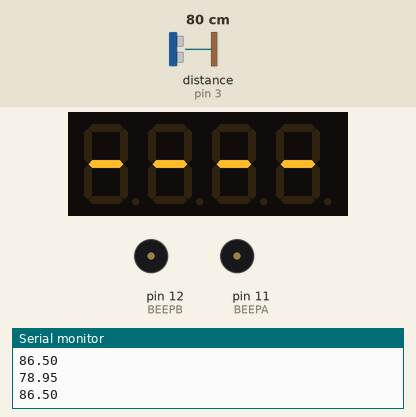
Recording of a sketch running on a simulated Arduino Uno, built with avr-gcc and run on an emulated ATmega328P. Parts: 4-digit seven-segment display, buzzer (waves = sounding, pin HIGH), the last lines printed to the serial monitor. Wiring (inferred from the names in the program): ultrasonic range finder: trigger pin 2; echo pin 3. The test bench sets the inputs (shaded band); at power-on: distance to the obstacle (sensor on pin 3) 80 cm. The echo pulse lasts 58.3 µs per cm; pins used as bus, display or sensor lines are not drawn.

Above: at 3.0 s.
3.1 s: distance to the obstacle (sensor on pin 3) set to 2 cm
At 4.4 s:
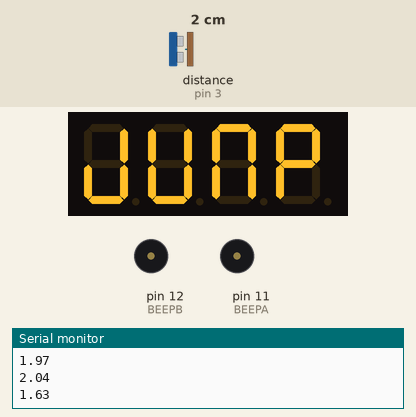
5.1 s: distance to the obstacle (sensor on pin 3) set to 60 cm
At 5.49 s:
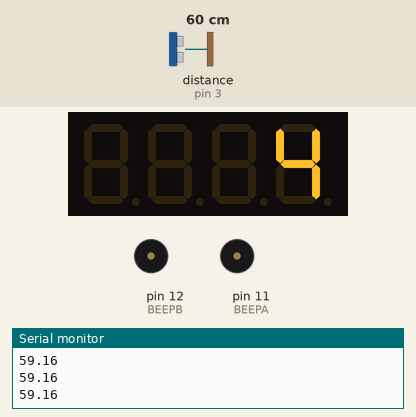
7.7 s: distance to the obstacle (sensor on pin 3) set to 9 cm
At 14.59 s:
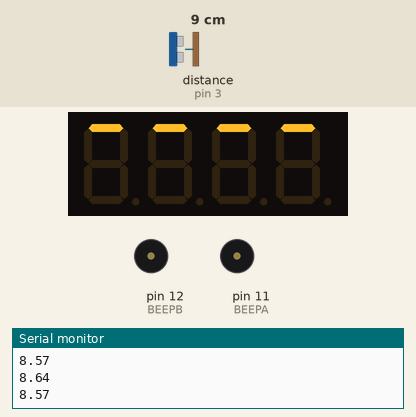
Timing chart, 0 to 15.8 s (numbered marks = the images above; inputs shaded):
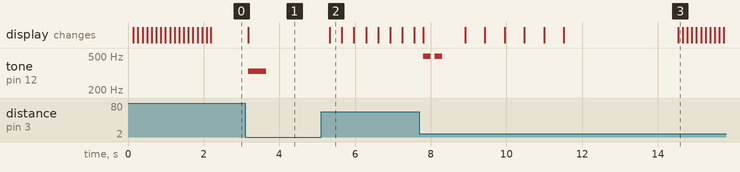

Measured:
- after the input at 3.1 s, tone on pin 12 (BEEPB): silent → 332 Hz after 0.07 s, → silent 0.48 s later; the display: changes after 0.07 s (image 1)
- after the input at 5.1 s, the display: changes after 0.23 s (image 2)
- after the input at 7.7 s, tone on pin 12 (BEEPB): alternates 496 Hz for 0.20 s and silent for 0.10 s, 4 changes in all, then stays silent, starting after 0.11 s

The sketch:

B_VERT_V4.ino
```cpp
#include <Arduino.h>
#include <TM1637Display.h>

#define TRIG 2
#define ECHO 3
#define DIO 8
#define CLK 9
#define BEEPA 11
#define BEEPB 12

#define FPS 20000UL
#define demasiado_lejos 3000UL // Tiempo mínimo que debe durar el pulso para considerar que la persona está en el aire, en microsegundos
#define dist_min 300UL // Tiempo mínimo que debe durar el pulso para considerar que no es un rebote interno, en microsegundos
#define muestras_para_salto 20
#define muestras_para_caida 2
#define muestras_para_informar muestras_para_caida
//#define cinco_cm_salto 300UL // Tiempo mínimo que debe durar el salto para evitar errores grandes, en microsegundos
//#define tiempo_presencia_ausencia 10000UL // Tiempo que debe pasar para considerar que la persona saltó o aterrizó, en microsegundos

typedef enum {
    REINICIANDO,
    LISTO,
    CONTANDO,
    TERMINADO
} maquina_estados;

const uint8_t JUMP[] = {
    SEG_D | SEG_E | SEG_B | SEG_C,
    SEG_D | SEG_E | SEG_B | SEG_C | SEG_F,
    SEG_A | SEG_E | SEG_B | SEG_C | SEG_F,
    SEG_A | SEG_E | SEG_B | SEG_G | SEG_F,
};

const uint8_t GUION[] = {SEG_G, SEG_G, SEG_G, SEG_G};

const uint8_t A[] = {SEG_A, SEG_A, SEG_A, SEG_A};
const uint8_t B[] = {SEG_B, SEG_B, SEG_B, SEG_B};
const uint8_t C[] = {SEG_C, SEG_C, SEG_C, SEG_C};
const uint8_t D[] = {SEG_D, SEG_D, SEG_D, SEG_D};
const uint8_t E[] = {SEG_E, SEG_E, SEG_E, SEG_E};
const uint8_t F[] = {SEG_F, SEG_F, SEG_F, SEG_F};

TM1637Display display(CLK, DIO);
volatile bool informar = true;
volatile bool esperando_eco = false;
volatile bool nueva_medicion = false;
volatile unsigned int chequeos = 0;
volatile unsigned int evil_chequeos_0 = 0;
volatile unsigned int evil_chequeos_999 = 0;
volatile unsigned long inicio_pulso = 0;
volatile unsigned long total_pulso = 0;
volatile unsigned long inicio_salto = 0;
volatile unsigned long inicio_ausencia = 0;
volatile unsigned long inicio_presencia = 0;
volatile unsigned int muestras_ausentes = 0;
volatile unsigned int muestras_presentes = 0;
volatile unsigned long total_salto = 0;
volatile unsigned long pulso_actual = 0;
volatile unsigned long inicio_pulso_actual = 0;
volatile unsigned long ultimo_disparo = 0;
volatile maquina_estados estado = REINICIANDO;

void carga() {
    for (int i = 1; i <= 3; i++) {
        display.setSegments(A); delay(100); display.setSegments(B); delay(100);
        display.setSegments(C); delay(100); display.setSegments(D); delay(100);
        display.setSegments(E); delay(100); display.setSegments(F); delay(100);
    }
    display.setSegments(GUION);
}

void inicializacion() {
    chequeos = 0;
    evil_chequeos_0 = 0;
    evil_chequeos_999 = 0;

    while (true) {
        // Envío pulso ultrasónico
        digitalWrite(TRIG, LOW); delayMicroseconds(2);
        digitalWrite(TRIG, HIGH); delayMicroseconds(10);
        digitalWrite(TRIG, LOW);

        // Espero respuesta del sensor o timeout
        unsigned long duracion = pulseIn(ECHO, HIGH, 30000L);

        float distancia = duracion * 0.034 / 2;
        Serial.println (distancia);

        if (duracion == 0) continue;

        // Si se encuentra a menos de 5cm no lo considero como una persona, sino como un error de medición
        if (duracion < dist_min) {
            chequeos = 0; evil_chequeos_999 = 0;
            if (evil_chequeos_0 > 2) {chequeos = 0; evil_chequeos_0 = 0;}
            else evil_chequeos_0++;
        }

        // Si se encuentra a más de 40cm no lo considero como una persona, sino como un error de medición
        else if (duracion > demasiado_lejos) {
            chequeos = 0; evil_chequeos_0 = 0;
            if (evil_chequeos_999 > 2) {chequeos = 0; evil_chequeos_999 = 0;}
            else evil_chequeos_999++;
        }

        // Si se encuentra entre 5cm y 40cm lo considero como una persona, y aumento el contador de chequeos
        else {chequeos++; evil_chequeos_0 = 0; evil_chequeos_999 = 0;}

        // Acumulo 3 chequeos por las dudas, para evitar falsos positivos por errores de medición
        if (chequeos > 0) break;
    }
}

void sonido_inicio() {
    for (int i = 0; i < 150; i++) {
        digitalWrite(BEEPA, HIGH); digitalWrite(BEEPB, LOW); delayMicroseconds(1500);
        digitalWrite(BEEPA, LOW); digitalWrite(BEEPB, HIGH); delayMicroseconds(1500);
    }
    digitalWrite(BEEPA, LOW); digitalWrite(BEEPB, LOW);
}

void sonido_final() {
    for (int j = 0; j < 2; j++) {
        for (int i = 0; i < 100; i++) {
            digitalWrite(BEEPA, HIGH); digitalWrite(BEEPB, LOW); delayMicroseconds(1000);
            digitalWrite(BEEPA, LOW); digitalWrite(BEEPB, HIGH); delayMicroseconds(1000);
        }
        digitalWrite(BEEPA, LOW); digitalWrite(BEEPB, LOW); delay(100);
    }
}

void informar_resultado(int total) {
    for (int i = 1; i < 4; i++) {
        display.showNumberDecEx(total, false); delay(500);
        display.clear(); delay(500);
    }
    display.showNumberDecEx(total, false); delay(3000); display.clear();
}

void sensor() {
    unsigned long ahora = micros();

    if (digitalRead(ECHO) == HIGH) {
        inicio_pulso = ahora; // Si ECHO está en HIGH es porque se envío el pulso ultrasónico, y se inicia la cuenta del tiempo que dura el pulso
        esperando_eco = true;
    }
    else {
        total_pulso = ahora - inicio_pulso; // Si ECHO está en LOW es porque se recibió el pulso ultrasónico, y se calcula el tiempo que duró el pulso

        float distancia = total_pulso * 0.034 / 2;
        Serial.println (distancia);

        esperando_eco = false;
        nueva_medicion = true;
    }
}

void setup() {
    pinMode(TRIG, OUTPUT);
    pinMode(ECHO, INPUT);
    pinMode(BEEPA, OUTPUT);
    pinMode(BEEPB, OUTPUT);

    display.setBrightness(4);

    attachInterrupt(digitalPinToInterrupt(ECHO), sensor, CHANGE);

    Serial.begin(250000);
}

void loop() {

    if (estado == REINICIANDO) {
        carga();

        inicializacion();

        display.setSegments(JUMP);

        sonido_inicio();

        estado = LISTO;

        noInterrupts();
        nueva_medicion = false;
        total_pulso = 0;
        inicio_pulso = 0;
        esperando_eco = false;
        ultimo_disparo = 0;
        interrupts();
    }

    if (esperando_eco && (micros() - inicio_pulso > FPS)) {
        noInterrupts();
        total_pulso = FPS;
        esperando_eco = false;
        nueva_medicion = true;
        interrupts();
    }

    if (nueva_medicion) {

        noInterrupts();
        pulso_actual = total_pulso;
        inicio_pulso_actual  = inicio_pulso;
        nueva_medicion = false;
        interrupts();

        //--------------------------------------------------------------------------------

        if ((estado != LISTO && estado != CONTANDO) || pulso_actual < dist_min) {
            inicio_ausencia = 0;
            inicio_presencia = 0;
            muestras_ausentes = 0;
            muestras_presentes = 0;
        } else {

            // Si no está contando y el pulso es muy largo, se comprueba si fue un salto
            if (estado != CONTANDO){
                if (pulso_actual > demasiado_lejos) {

                    if (muestras_ausentes == 0) {
                        inicio_ausencia = inicio_pulso_actual;
                    }

                    muestras_ausentes++;

                    if (muestras_ausentes >= muestras_para_salto) {
                        inicio_salto = inicio_ausencia;
                        inicio_ausencia = 0;
                        muestras_ausentes = 0;
                        muestras_presentes = 0;
                        estado = CONTANDO;
                    }

                } else {
                    inicio_ausencia = 0;
                    muestras_ausentes = 0;
                }
            }

            // Si está contando y el pulso es corto, se comprueba si fue una caída
            else if (estado == CONTANDO){
                if (pulso_actual < demasiado_lejos) {

                    if (muestras_presentes == 0) {
                        inicio_presencia = inicio_pulso_actual;
                        total_salto = inicio_presencia - inicio_salto;
                    }

                    muestras_presentes++;

                    if (muestras_presentes >= muestras_para_informar) {
                        informar = false;
                    }

                    if (muestras_presentes >= muestras_para_caida) {
                        total_salto = inicio_presencia - inicio_salto;
                        inicio_presencia = 0;
                        muestras_presentes = 0;
                        estado = TERMINADO;
                    }

                } else {
                    inicio_presencia = 0;
                    muestras_presentes = 0;
                    informar = true;
                }
            }
        }
    }
    //--------------------------------------------------------------------------------

    if (estado == CONTANDO && informar) {
        float t = (inicio_pulso_actual - inicio_salto) / 1000000.0;
        float altura = t * t * 9.80665 * 0.125 * 100; // t^2 * g * 1/8 * 100, altura en cm
        if (altura < 0) altura = 0;
        display.showNumberDec((unsigned int)altura);
    }

    if (estado == TERMINADO) {
        sonido_final();

        float t = total_salto / 1000000.0;            // total en microsegundos, t en segundos
        float altura = t * t * 9.80665 * 0.125 * 100; // t^2 * g * 1/8 * 100, altura en cm
        if (altura < 0) altura = 0;
        informar_resultado((unsigned int)altura);

        estado = REINICIANDO;
        inicio_ausencia = 0;
        inicio_presencia = 0;
        muestras_ausentes = 0;
        muestras_presentes = 0;
        informar = true;
        nueva_medicion = false;
        esperando_eco = false;
        ultimo_disparo = 0;
    }

    if (!esperando_eco && (micros() - ultimo_disparo > FPS)) {

        ultimo_disparo = micros();

        noInterrupts();
        inicio_pulso = ultimo_disparo;
        esperando_eco = true;
        interrupts();

        digitalWrite(TRIG, LOW);
        delayMicroseconds(2);
        digitalWrite(TRIG, HIGH);
        delayMicroseconds(10);
        digitalWrite(TRIG, LOW);
    }
}
```
